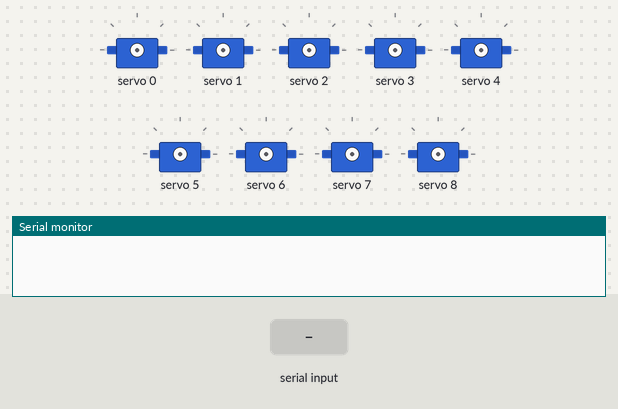
A sketch run on a simulated Arduino Uno, built with avr-gcc and run on an emulated ATmega328P. On the bench: 9 × servo, the last lines printed to the serial monitor. The inputs (shaded band) are chosen by the test bench.

Above: at 1.2 s.
1.3 s: "laydown\n" received over Serial
2.8 s: "standup\n" received over Serial
At 3.3 s:
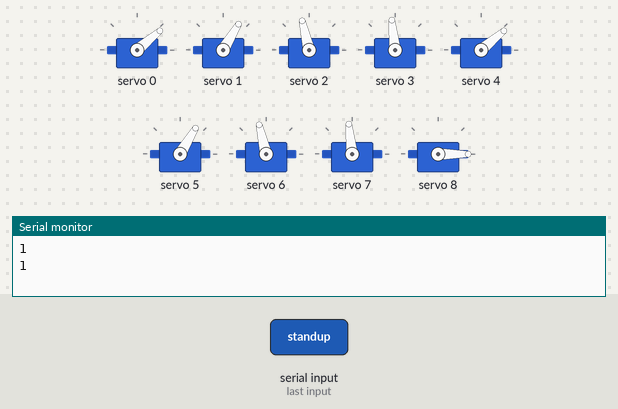
4.3 s: "sit\n" received over Serial
At 5.5 s:
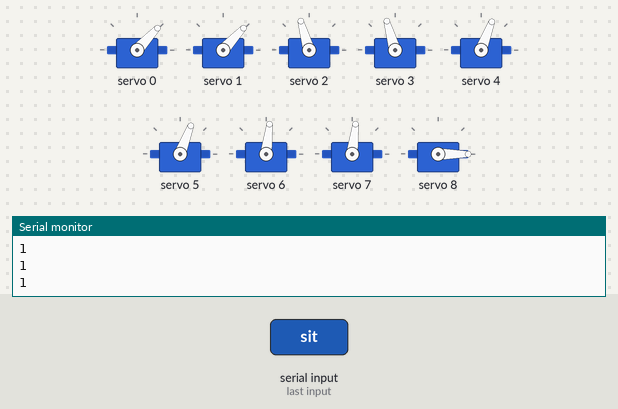
5.8 s: "shake\n" received over Serial
At 6.7 s:
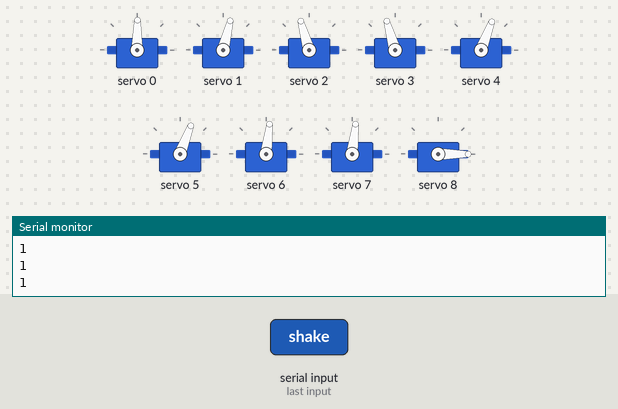
7.3 s: "dance\n" received over Serial
At 9.3 s:
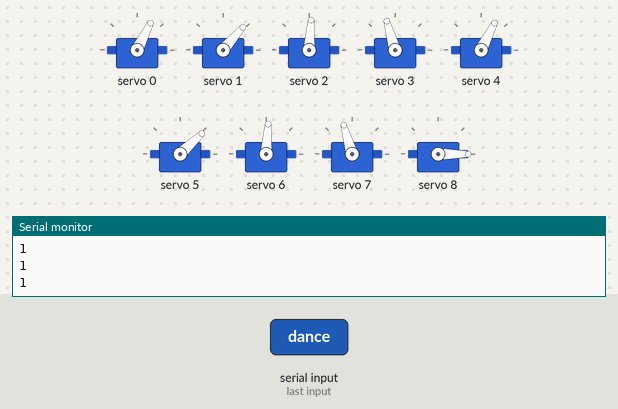
Timing chart, 0 to 11.3 s (numbered marks = the images above; inputs shaded):
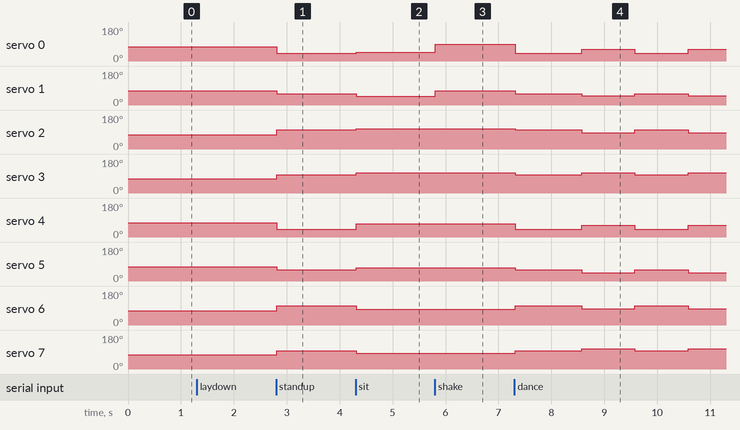

The sketch:

arduino_K9_main.ino
```cpp
/*
 *  Project Name: K9
 *  Author: Yash Chaudhary
 *  Date Created: 04/10/2022
 *
 *    ------ PRELIMINARY NOTES ------
 *  Servo motors SF3218MG can move from 0 to 270 degrees and are mounted on chassis sideways.
 *  Before mounting upper and lower leg assembly run the motor calibration code that will set the motors to the neutral position at 135 degrees.
 *  The servo neutral position can be moved to 135 degrees giving the robot +/- 135 degrees of motion at the joints.
 *  The kinematic model chosen for this project is forward kinematics where the angles of the joints are specified to move the robot to its desired configuration
 *  This is a brute force method used to actuate the robot by essentially finding the angles of movement via trial and error
 *
 *  NOTE that the head will move only for certain commands and operates betweeo 0 and 180 degrees where 90 degrees is its neutral position
 *
 */

#include <Wire.h>                       // library for I2C communication
#include <Adafruit_PWMServoDriver.h>    // library for PCA9685 servo driver

// create instance of Adafruit_PWMServoDriver class with default address 0x40
Adafruit_PWMServoDriver pwm = Adafruit_PWMServoDriver(0x40, Wire);

// servo constants
#define SERVOMIN  85          // minimum servo pulse length count (out of 4096)
#define SERVOMAX  460         // maximum servo pulse length count (out of 4096)
#define SG90_SERVOMIN 70      // minimum servo pulse length count for SG-90 head motor
#define SG90_SERVOMAX 490     // maximum servo pulse length count for SG-90 head motor
#define USMIN  500            // rounded minimum microsecond length based on the minimum pulse of 80
#define USMAX  2500           // rounded maximum microsecond length based on the maximum pulse of 470
#define SERVO_FREQ 50         // analog servo frequency at 50Hz or pulse every 20ms
#define SERVO_COUNT 9         // number of servo actuators (8 leg servos + 1 head servo)

String command;                 // string type command

/*
 * updated_servo_angle[0] assigned to front right upper leg
 * updated_servo_angle[1] assigned to front right lower leg
 * updated_servo_angle[2] assigned to front left upper leg
 * updated_servo_angle[3] assigned to front left lower leg
 * updated_servo_angle[4] assigned to back right upper leg
 * updated_servo_angle[5] assigned to back right lower leg
 * updated_servo_angle[6] assigned to back left upper leg
 * updated_servo_angle[7] assigned to back left upper leg
 * updated_servo_angle[8] assigned to head
 */
const int init_leg_servo_angle = 135;    // initial leg servo positions
const int init_head_servo_angle = 90;    // intial head servo position
int updated_servo_angle[9];              // updated servo positions

// function prototypes
void set_servo_position();
int map_angle(int angle, int max_deg);
void standup();
void laydown();
void sit();
void shake();
void dance();
void walk();


// ------------------------------------------------------------------- SETUP -------------------------------------------------------------------

void setup() {
  Serial.begin(9600);                               // establishing serial connection at baud rate of 9600 bits/s

  pwm.begin();                                      // being pwm object
  pwm.setOscillatorFrequency(27000000);             // set IC oscillator frequency to get expected pmw update frequency
  pwm.setPWMFreq(SERVO_FREQ);                       // set pwm frequency based on servo operating frequency

  // ensure serial connection established before proceeding
  while(!Serial) {
    ;
  }
}

// ------------------------------------------------------------------- LOOP -------------------------------------------------------------------

void loop() {

  // serial connection established between RPI and Arduino
  if(Serial.available()) {

    command = Serial.readStringUntil('\n');       // read string from RPI
    command.trim();                               // remove any whitespace

    if (command.equals("laydown")) {
      laydown();                              // execute laydown routine
      Serial.println(1);                      // send execution success integer
    }

    else if (command.equals("standup")) {
      standup();                              // execute standup routine
      Serial.println(1);
    }

    else if (command.equals("sit")) {
        sit();                                // execute sit routine
        Serial.println(1);
    }

    else if (command.equals("shake")) {
        shake();                              // execute sit routine
        Serial.println(1);
    }

    else if (command.equals("dance")) {
        dance();                              // execute dance routine
        Serial.println(1);
    }

    // runtime protection just in case some bad data is transferred
    else {
        standup();                              // execute standup routine
        Serial.println(1);
    }

    delay(1000);
  }
}

// ------------------------------------------------------------------- MOTOR CONTROL -------------------------------------------------------------------

// NEED to setup up a way to revert back to standup movement after a delay for each movement !!!!!!!!!!!!!! - just use a delay and then standup() command for non-standups commands

// function that moves servos to correct positions
void set_servo_position() {

  int pulse_len;

  // iterate through updated angle for each servo
  for(int servo_num = 0; servo_num < SERVO_COUNT; servo_num++) {

    // controls movement of head servo
    if (servo_num == 8) {
      pulse_len = map_angle(updated_servo_angle[servo_num], 180);           // map updated servo angle position to assocaited pulse length value
      pwm.setPWM(servo_num, 0, pulse_len);                                  // move servo to specified position
    }

    // controls movement of leg servos
    else {
      pulse_len = map_angle(updated_servo_angle[servo_num], 270);           // map updated servo angle position to assocaited pulse length value
      pwm.setPWM(servo_num, 0, pulse_len);                                  // move servo to specified position
    }

  }
}

// function to map angle to pulse length
int map_angle(int angle, int max_deg) {

  // maps pulse length between 0 and 180
  if (max_deg == 180) {
    int pulse_length_angle = map(angle, 0, 180, SG90_SERVOMIN, SG90_SERVOMAX);     // mapping with min, max servo pulse length
    return pulse_length_angle;
  }

  // maps pulse length between 0 and 270
  else if (max_deg == 270) {
    int pulse_length_angle = map(angle, 0, 270, SERVOMIN, SERVOMAX);               // mapping with min, max servo pulse length
    return pulse_length_angle;
  }
}


// ---------------------------------------------------------------------- ROUTINES ----------------------------------------------------------------------

// standup routine
void standup() {

  // can add a delay to maybe standup back legs before front legs
  updated_servo_angle[0] = init_leg_servo_angle - 55;       // front right upper leg
  updated_servo_angle[1] = init_leg_servo_angle - 25;       // front right lower leg

  updated_servo_angle[2] = init_leg_servo_angle + 40;       // front left upper leg
  updated_servo_angle[3] = init_leg_servo_angle + 30;       // front left lower leg

  updated_servo_angle[4] = init_leg_servo_angle - 55;       // back right upper leg
  updated_servo_angle[5] = init_leg_servo_angle - 25;       // back right lower leg

  updated_servo_angle[6] = init_leg_servo_angle + 40;       // back left upper leg
  updated_servo_angle[7] = init_leg_servo_angle + 30;       // back left lower leg

  set_servo_position();
}


// laydown routune
void laydown() {

   updated_servo_angle[0] = init_leg_servo_angle;      // front right upper leg (FRU)
   updated_servo_angle[1] = init_leg_servo_angle;      // front right lower leg (FRL)

   updated_servo_angle[2] = init_leg_servo_angle;      // front left upper leg  (FLU)
   updated_servo_angle[3] = init_leg_servo_angle;      // front left lower leg   (FLL)

   updated_servo_angle[4] = init_leg_servo_angle;      // back right upper leg (BRU)
   updated_servo_angle[5] = init_leg_servo_angle;      // back right lower leg (BRL)

   updated_servo_angle[6] = init_leg_servo_angle;      // back left upper leg (BLU)
   updated_servo_angle[7] = init_leg_servo_angle;      // back left lower leg (BLL)

   set_servo_position();
}


// sit routine
void sit() {

   updated_servo_angle[0] = init_leg_servo_angle - 45;       // front right upper leg
   updated_servo_angle[1] = init_leg_servo_angle - 45;       // front right lower leg

   updated_servo_angle[2] = init_leg_servo_angle + 45;       // front left upper leg
   updated_servo_angle[3] = init_leg_servo_angle + 45;       // front left lower leg

   updated_servo_angle[4] = init_leg_servo_angle - 10;       // back right upper leg
   updated_servo_angle[5] = init_leg_servo_angle - 10;       // back right lower leg

   updated_servo_angle[6] = init_leg_servo_angle + 10;       // back left upper leg
   updated_servo_angle[7] = init_leg_servo_angle + 10;       // back left lower leg

   set_servo_position();

}


// shake routine
void shake() {

   updated_servo_angle[0] = init_leg_servo_angle + 20;       // front right upper leg
   updated_servo_angle[1] = init_leg_servo_angle;            // front right lower leg

   updated_servo_angle[2] = init_leg_servo_angle + 45;       // front left upper leg
   updated_servo_angle[3] = init_leg_servo_angle + 45;       // front left lower leg

   updated_servo_angle[4] = init_leg_servo_angle - 10;       // back right upper leg
   updated_servo_angle[5] = init_leg_servo_angle - 10;       // back right lower leg

   updated_servo_angle[6] = init_leg_servo_angle + 10;       // back left upper leg
   updated_servo_angle[7] = init_leg_servo_angle + 10;       // back left lower leg

   set_servo_position();
}

// dance routine
void dance() {

  standup();          // must start in standup stance

  delay(1250);        // delay to allow servos to move to standup stance

  int moves_to_bust = 4;   // number of moves to be made

  // loop to make dance move
  for(int i = 0; i < moves_to_bust; i++) {

  // servo positions for moving up
  updated_servo_angle[0] = init_leg_servo_angle - 20;       // front right upper leg
  updated_servo_angle[1] = init_leg_servo_angle - 40;       // front right lower leg

  updated_servo_angle[2] = init_leg_servo_angle + 15;       // front left upper leg
  updated_servo_angle[3] = init_leg_servo_angle + 45;       // front left lower leg

  updated_servo_angle[4] = init_leg_servo_angle - 20;       // back right upper leg
  updated_servo_angle[5] = init_leg_servo_angle - 50;       // back right lower leg

  updated_servo_angle[6] = init_leg_servo_angle + 15;       // back left upper leg
  updated_servo_angle[7] = init_leg_servo_angle + 45;       // back left lower leg

  set_servo_position();

  delay(1000);  // delay before changing back to standup stance

  // go back down to standing stance
  standup();

  delay(1000);

  }
}


// ------------------------------------------------------------------------------------------------------------------------------------------------------
```

Measured:
- after the input at 2.8 s, servo 0, servo 4: 76° → 40° at once; servo 1, servo 5: 76° → 59° at once; servo 2, servo 6: 76° → 103° at once; servo 3, servo 7: 76° → 96° at once
- after the input at 4.3 s, servo 0: 40° → 47° at once; servo 1: 59° → 47° at once; servo 2: 103° → 106° at once; servo 3: 96° → 106° at once; servo 4: 40° → 69° at once
- after the input at 5.8 s, servo 0: 47° → 89° at once; servo 1: 47° → 76° at once
- after the input at 7.3 s, servo 0: 89° → 40° at once, → 63° 1.3 s later, → 40° 1.0 s later, → 63° 1.0 s later; servo 1: 76° → 59° at once, → 49° 1.3 s later, → 59° 1.0 s later, → 49° 1.0 s later
